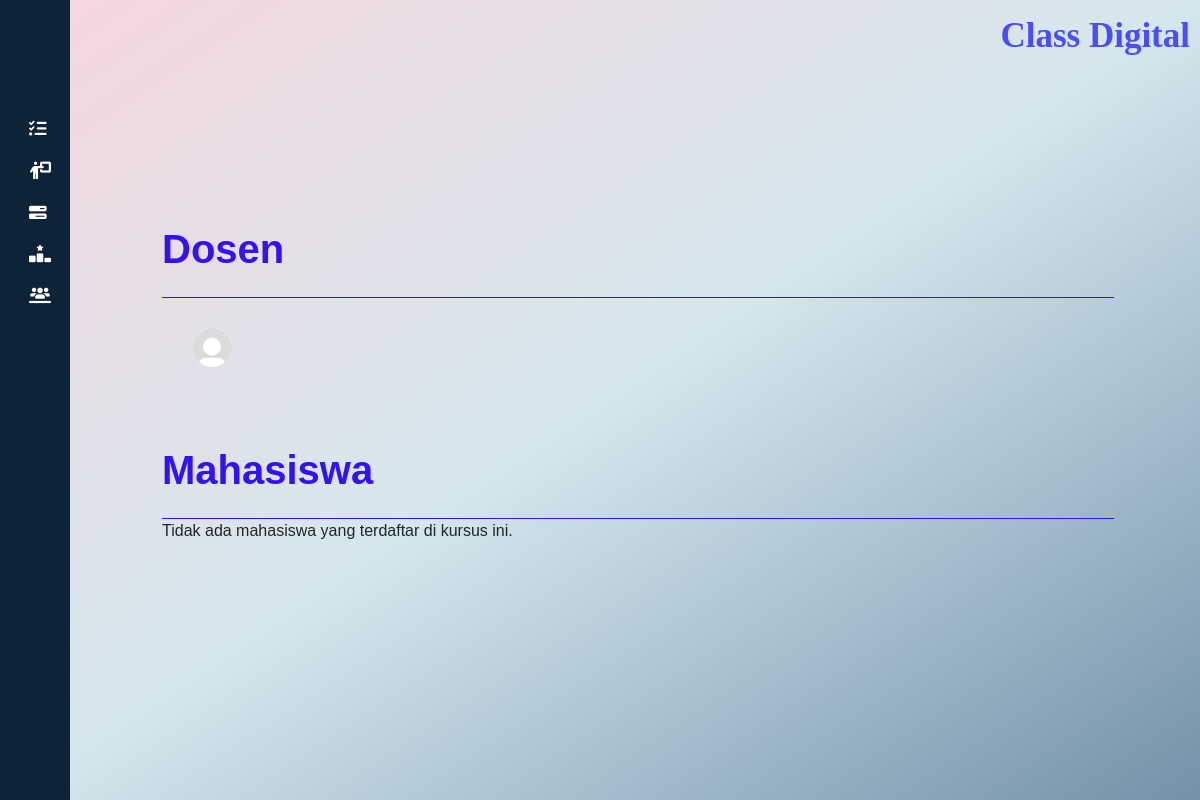
/cd_app/list/1/, run on an earlier commit of the app's database.
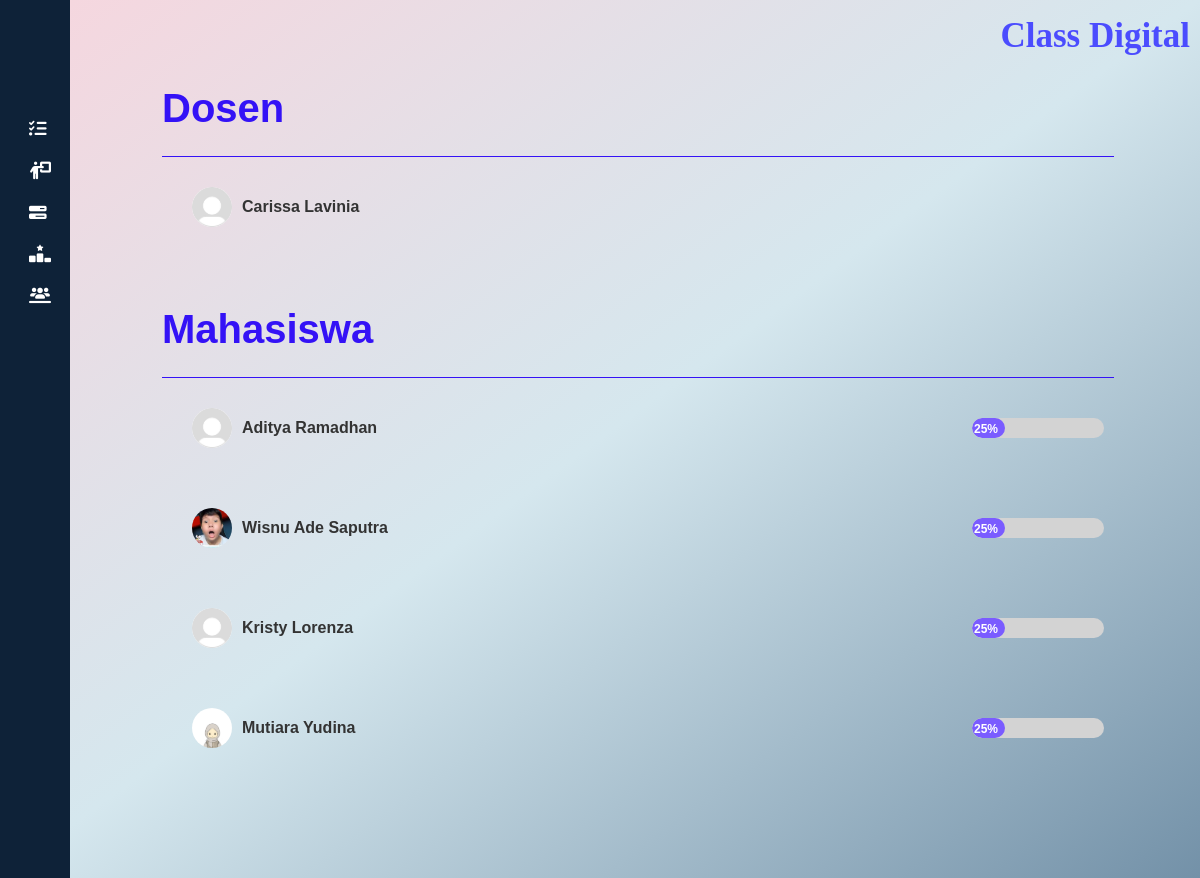
And on a later commit of the database.
### cd_app/models.py (models this page shows, shortened)
class Course(models.Model):
    name = models.CharField(max_length=200)
    schedule = models.CharField(max_length=100)
    url = models.URLField()
    video_url = models.URLField(blank=True, null=True, help_text="URL video pembelajaran (contoh: YouTube)")
    pdf_material = models.FileField(upload_to='materials/', blank=True, null=True, help_text="Unggah materi dalam format PDF")
    announcement = models.TextField(blank=True, null=True)
    teacher = models.ForeignKey(
        UserProfileInfo,
        on_delete=models.SET_NULL,
        null=True,
        blank=True,
        related_name='teaching_courses',
        limit_choices_to={'role': 'teacher'},  # Hanya user dengan role 'teacher'
    )

class UserProfileInfo(models.Model):
    user = models.OneToOneField(User, on_delete=models.CASCADE, related_name='profile')
    image = models.ImageField(upload_to='profile_pics', blank=True)
    name = models.CharField(max_length=255, blank=True)
    email = models.EmailField(max_length=255, blank=True)
    phone = models.CharField(max_length=15, blank=True)
    about = models.TextField(blank=True)
    ROLE_CHOICES = [
        ('student', 'Student'),
        ('teacher', 'Teacher'),
    ]
    role = models.CharField(max_length=10, choices=ROLE_CHOICES, default='student')
    courses = models.ManyToManyField('Course', related_name='enrolled_users', blank=True)

### cd_app/views.py (the view)
# urls.py: path('list/<int:course_id>/', views.list_view, name='list'),
def list_view(request, course_id):
    try:
        course = Course.objects.get(id=course_id)  # Mendapatkan kursus berdasarkan ID
    except Course.DoesNotExist:
        return render(request, '404.html')  # Jika kursus tidak ditemukan
    enrolled_users = course.enrolled_users.all()  # Relasi Many-to-Many
    return render(request, 'cd_app/list_mahasiswa.html', {
        'course': course,
        'enrolled_users': enrolled_users
    })

### templates/cd_app/list_mahasiswa.html (shortened to what this page needs)
{% extends "cd_app/class.html" %}
{% load static %}
{% block body_block %}
<head>
</head>
      <div class="container-recap-values">
        <div class="title-task">
          <h1>Dosen</h1>
        </div>
        <div class="list-mahasiswa">
          <div class="mahasiswa-item">
            <div class="profile">
              <div class="profile-icon">
                {% if course.teacher.image %}
                <img src="{{ course.teacher.image.url }}" alt="Profile Icon" />
                {% else %}
                <img src="{% static 'img/profile.jpg' %}" alt="Default Profile Icon" />
                {% endif %}
              </div>
              <span class="name">{{course.teacher.name}}</span>
            </div>
          </div>
        </div>
        <div class="title-task mt-5">
          <h1>Mahasiswa</h1>
        </div>
        <div class="list-mahasiswa">
          {% for user in enrolled_users %}
          <div class="mahasiswa-item">
            <div class="profile">
              <div class="profile-icon">
                {% if user.image %}
                <img src="{{ user.image.url }}" alt="Profile Icon" />
                {% else %}
                <img src="{% static 'img/profile.jpg' %}" alt="Default Profile Icon" />
                {% endif %}
              </div>
              <span class="name">{{ user.name }}</span>
            </div>
            <div class="progress-container">
              <div class="progress-bar">
                <span class="progress-label">25%</span>
              </div>
            </div>
          </div>
          {% empty %}
          <p>Tidak ada mahasiswa yang terdaftar di kursus ini.</p>
          {% endfor %}
        </div>
      </div>
{% endblock %}

### templates/cd_app/class.html (shortened to what this page needs)
{% load static %}
<!DOCTYPE html>
<html lang="en">
<head>
    <link rel="stylesheet" href="{% static 'css/style.css' %}" />
    <link href="https://cdn.jsdelivr.net/npm/bootstrap@5.3.3/dist/css/bootstrap.min.css" rel="stylesheet"
 />
    <link href="https://cdn.jsdelivr.net/npm/bootstrap@5.3.0-alpha1/dist/css/bootstrap.min.css" rel="stylesheet">
        <link href="https://cdn.lineicons.com/4.0/lineicons.css" rel="stylesheet"/>
    <link rel="stylesheet" href="https://cdnjs.cloudflare.com/ajax/libs/font-awesome/6.7.1/css/all.min.css"/>
</head>
  <body>
    <div class="wrapper">
        <aside id="sidebar">
            <div class="d-flex">
                <button class="toggle-btn" type="button">
                </button>
            </div>
            <nav class="nav navbar-expand-lg bg-transparent">
                <div class="container-fluid mx-5">
                    <div class="ms-auto">
                        <a class="navbar-brand" id="logo-Text-home" href="{% url 'cd_app:dashboard' %}">Class Digital</a>
                    </div>
                </div>
            </nav>
                <ul class="sidebar-nav">
                    <li class="sidebar-item">
                        <a href="{% url 'cd_app:dashboard' %}" class="sidebar-link">
                        </a>
                    </li>
                    <li class="sidebar-item">
                        <a href="{% url 'cd_app:forum' course.id %}" class="sidebar-link">
                        <i class="fa-solid fa-list-check"></i>
                        </a>
                    </li>
                    <li class="sidebar-item">
                        <a href="{% url 'cd_app:presence' course.id %}" class="sidebar-link">
                        <i class="fa-solid fa-person-chalkboard"></i>
                        </a>
                    </li>
                    <li class="sidebar-item">
                        <a href="{% url 'cd_app:task' course.id %}" class="sidebar-link">
                        <i class="fa-solid fa-bars-progress"></i>
                        </a>
                    </li>
                    <li class="sidebar-item">
                        <a href="{% url 'cd_app:recap' course.id %}" class="sidebar-link">
                        <i class="fa-solid fa-ranking-star"></i>
                        </a>
                    </li>
                    <li class="sidebar-item">
                        <a href="{% url 'cd_app:list' course.id %}" class="sidebar-link">
                        <i class="fa-solid fa-users-line"></i>
                        </a>
                    </li>
                </ul>
                <div class="sidebar-footer">
                    <a href="{% url 'logout' %}" class="sidebar-link" onclick="return confirm('Apakah Anda yakin ingin logout?');">
                    </a>
                </div>
        </aside>
        <div class="container my-5">
            {% block body_block %}
            {% endblock %}
        </div>
    </div>
</body>
</html>

### static/css/style.css (style rules this page uses)
* { margin: 0; padding: 0; box-sizing: border-box; font-family: 'Arial', sans-serif; }
body { background: linear-gradient(to bottom right, #f7d6de, #d5e7ee, #7391a8); min-height: 100vh; display: flex; flex-direction: column; scroll-behavior: smooth; }
.container { display: flex; align-items: center; justify-content: space-between; max-width: 1200px; margin: 0 auto; padding: 20px; }
nav { margin: 0; padding: 0; border: none; background-color: transparent; position: fixed; top: 0; width: 100%; z-index: 1000; transition: top 0.3s; }
#logo-Text-home { font-family: 'Brush Script MT', cursive; font-weight: bold; font-size: 35px; color: #4b4cfe; position: fixed; top: 10px; right: 10px; position: fixed; }
a { text-decoration: none; }
li { list-style: none; }
.wrapper { display: flex; }
#sidebar { margin-right: 3rem; min-height: 100vh; width: 70px; min-width: 70px; z-index: 1000; transition: all 0.25s ease-in-out; background-color: #0e2238; display: flex; flex-direction: column; }
.toggle-btn { background-color: transparent; cursor: pointer; border: 0; padding: 1rem 1.5rem; }
.sidebar-nav { padding: 2rem 0; flex: 1 1 auto; }
a.sidebar-link { padding: .625rem 1.625rem; color: #FFF; display: block; font-size: 0.9rem; white-space: nowrap; border-left: 3px solid transparent; }
.sidebar-link i { font-size: 1.1rem; margin-right: .75rem; }
.sidebar-item { position: relative; }
.profile { padding: 20px; border-radius: 8px; max-width: 800px; width: 100%; }
.profile img { display: block; margin: 0 auto; }

### templates/cd_app/class.html (style rules this page uses)
#sidebar .sidebar-link { text-decoration: none; }

### templates/cd_app/list_mahasiswa.html (style rules this page uses)
.container-recap-values { margin-left: 2rem; width: 90%; margin-top: 1rem; padding-bottom: 2rem; }
.title-task h1 { color: #3412F6; font-weight: 600; }
.title-task { border-bottom: 1px solid #3412F6; padding-bottom: 1rem; }
.mahasiswa-item { display: flex; justify-content: space-between; align-items: center; padding: 10px; border-radius: 10px; }
.profile { display: flex; align-items: center; gap: 10px; }
.profile-icon img { width: 40px; height: 40px; border-radius: 50%; }
.name { font-size: 16px; font-weight: 600; color: #333333; }
.progress-container { width: 150px; height: 20px; background-color: #d3d3d3; border-radius: 10px; position: relative; overflow: hidden; }
.progress-bar { width: 25%; height: 100%; background-color: #7a5cff; border-radius: 10px; position: relative; display: flex; align-items: center; justify-content: flex-end; }
.progress-label { color: #ffffff; font-size: 12px; font-weight: bold; margin-right: 5px; }

What changed in the data, as far as the page shows it:
now on this page (row edited): Course: teacher.name "Carissa Lavinia"
added UserProfileInfo: name "Aditya Ramadhan"
added UserProfileInfo: image (picture), name "Wisnu Ade Saputra"
now on this page (row edited): UserProfileInfo: name "Kristy Lorenza"
added UserProfileInfo: image (picture), name "Mutiara Yudina"
Also different on the page:
text no longer shown: "Tidak ada mahasiswa yang terdaftar di kursus ini."
